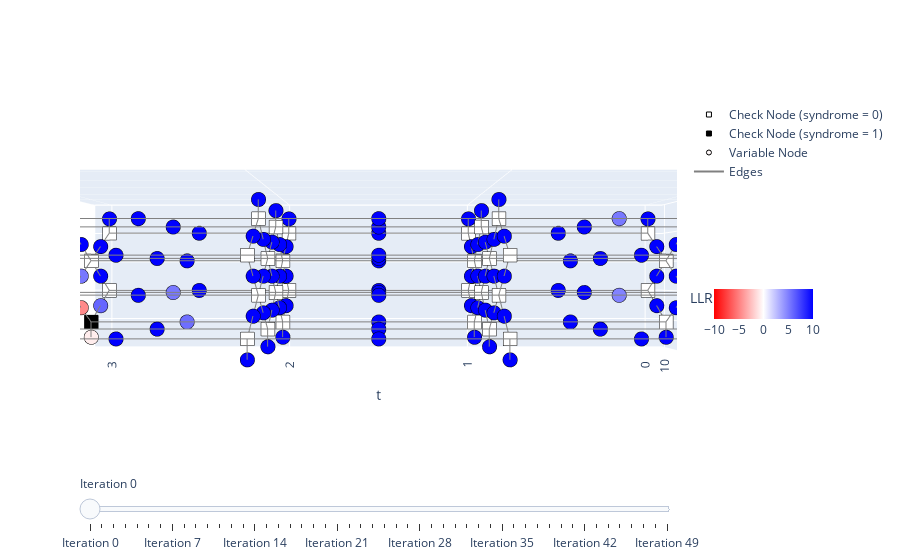

Notebook code for this chart:
### Code cell
shot_idx = 819

syndrome = syndrome_batch[shot_idx]
observable = observable_batch[shot_idx]
ehat = bp_decoder.decode(syndrome, record_llr_history=True)
llr_history = bp_decoder.get_llr_history()

print("Number of iterations: ", llr_history.shape[0])
print("Has the decoder matched the syndrome? ", np.all(syndrome == (expmt.chkmat @ ehat) % 2))
print("Has the decoder correctly predicted the logical observable? ", np.all(observable == (expmt.obsmat @ ehat) % 2))

visualize_bp_decoding_process(expmt.chkmat, expmt.detector_coords, expmt.error_coords, syndrome, llr_history, zaxis_stretch=4)
